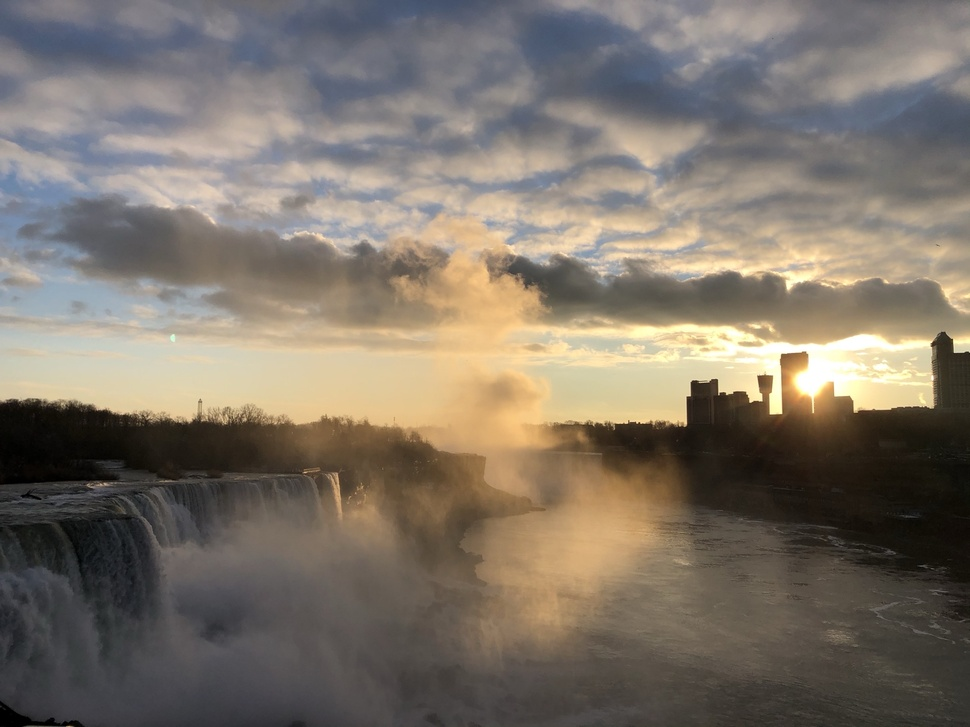
#> input picture Inputs/niagara_falls.jpg, 970 x 727 px, shrunk from 2048 x 1536 before the run
$ python main.py   (older library calls are emulated)
#> lines starting #> are read from the running program, lines starting #| are printed output that depends on the picture
import cv2
import numpy as np
import random
import time
import math

poly_list = []
color_list = []
tracking_poly = False
canvas = np.zeros((600, 600, 3)).astype(np.uint8)


# [29 lines left out: function build_poly, not called in this run]


def find_dominant_color(image):
    flat = np.reshape(image, [-1, 3])
    non_zero_indices = np.nonzero(np.any(flat != 0, axis=1))[0]
    non_zero_colors = flat[non_zero_indices]
    # print(non_zero_colors.size)
    criteria = (cv2.TERM_CRITERIA_EPS + cv2.TERM_CRITERIA_MAX_ITER, 10, 1.0)
    ret, label, center = cv2.kmeans(np.float32(non_zero_colors), 5, None, criteria, 10, cv2.KMEANS_RANDOM_CENTERS)
    center = np.uint8(center)
    _, counts = np.unique(label, return_counts=True)
    popular_color = center[np.argmax(counts)].tolist()
    return popular_color


# [48 lines left out: functions go, squares, not called in this run]


def get_triangle_lattice(row, col, hexagon_size):
    x = col * hexagon_size
    if row % 2 == 1:
        x += int(hexagon_size/2)
    height_step = hexagon_size/2 * math.sqrt(3)
    y = int(height_step * row)
    return x, y


def get_hexagon_points(hexagon_size, row, col):
    points = []
    if row % 2 == 0:
        points.append(get_triangle_lattice(row, col, hexagon_size))
        points.append(get_triangle_lattice(row+1, col-1, hexagon_size))
        points.append(get_triangle_lattice(row+2, col, hexagon_size))
        points.append(get_triangle_lattice(row+2, col+1, hexagon_size))
        points.append(get_triangle_lattice(row+1, col+1, hexagon_size))
        points.append(get_triangle_lattice(row, col+1, hexagon_size))
    else:
        points.append(get_triangle_lattice(row, col, hexagon_size))
        points.append(get_triangle_lattice(row+1, col, hexagon_size))
        points.append(get_triangle_lattice(row+2, col, hexagon_size))
        points.append(get_triangle_lattice(row+2, col+1, hexagon_size))
        points.append(get_triangle_lattice(row+1, col+2, hexagon_size))
        points.append(get_triangle_lattice(row, col+1, hexagon_size))
    return points


def hexagons(file):
#> called with file = 'Inputs/niagara_falls.jpg'
    img = cv2.imread(file)
#> img is the input picture: shape (727, 970, 3); mean B, G, R 105.3, 116.1, 125.1
    [height, width, _] = np.shape(img)
#> height = 727; width = 970

    height_scaled = 750
    width_scaled = int(height_scaled / height * width)
#> width_scaled = 1000

    cv2.namedWindow('hexagons', cv2.WINDOW_NORMAL)
    cv2.resizeWindow('hexagons', width_scaled, height_scaled)
    cv2.namedWindow('tmp', cv2.WINDOW_NORMAL)
    cv2.resizeWindow('tmp', width_scaled, height_scaled)

    cv2.imshow('hexagons', img)

    estimated_num_width_steps = 60
    hexagon_size = math.ceil(width / estimated_num_width_steps)
#> hexagon_size = 17
    num_width_steps = math.ceil(width / hexagon_size)
#> num_width_steps = 58
    height_step_length = hexagon_size / 2 * math.sqrt(3)
#> height_step_length = 14.72
    num_height_steps = math.ceil(height / height_step_length)
#> num_height_steps = 50
    acc = np.zeros(np.shape(img)).astype(np.uint8)
    for row in range(-1, num_height_steps):
        for col in range((row % 2), num_width_steps, 3):
            triangle_point = get_triangle_lattice(row, col, hexagon_size)
            print("(" + str(row) + ", " + str(col) + ") -> (" + str(triangle_point[0]) + ", " + str(triangle_point[1]) + ")")
            mask = np.zeros(np.shape(img)).astype(np.uint8)
            hexagon = get_hexagon_points(hexagon_size, row, col)
            cv2.fillPoly(mask, np.int32([hexagon]), (255, 255, 255), cv2.LINE_4)
            cv2.bitwise_and(img, mask, mask)
            dominant_color = find_dominant_color(mask)
            cv2.fillPoly(mask, np.int32([hexagon]), dominant_color, cv2.LINE_4)
            cv2.bitwise_or(acc, mask, acc)
            cv2.imshow('tmp', mask)
            cv2.waitKey(1)
#> this loop made 51 passes
#> pass 1, in hexagons, `cv2.imshow('tmp', mask)`:
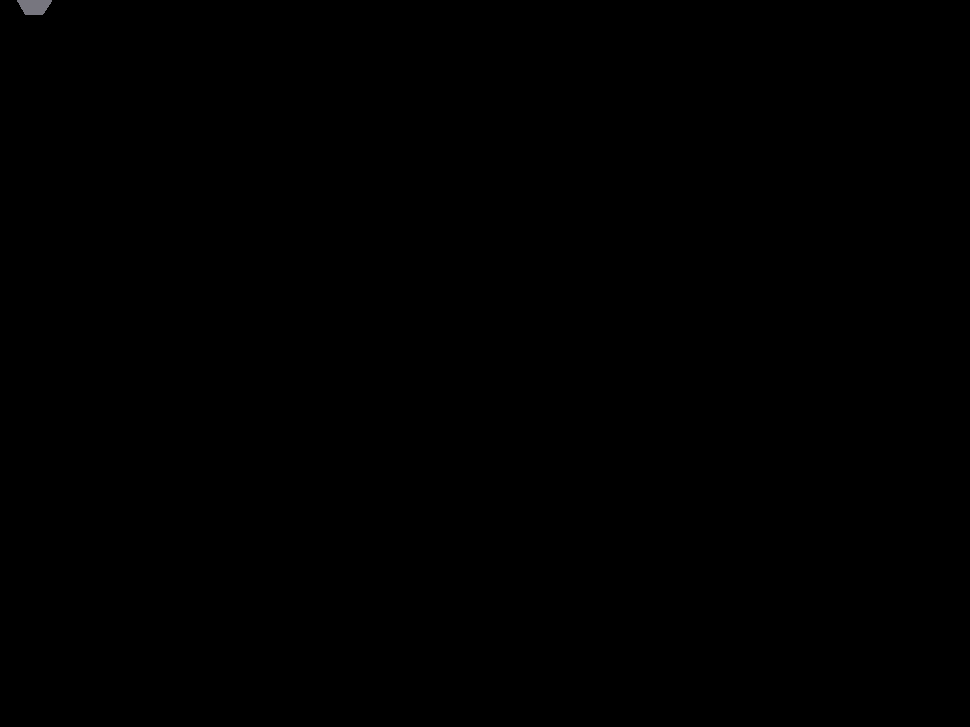
#> window 'tmp': shape (727, 970, 3); mean B, G, R 0.1, 0.1, 0.1
#> after the loop:
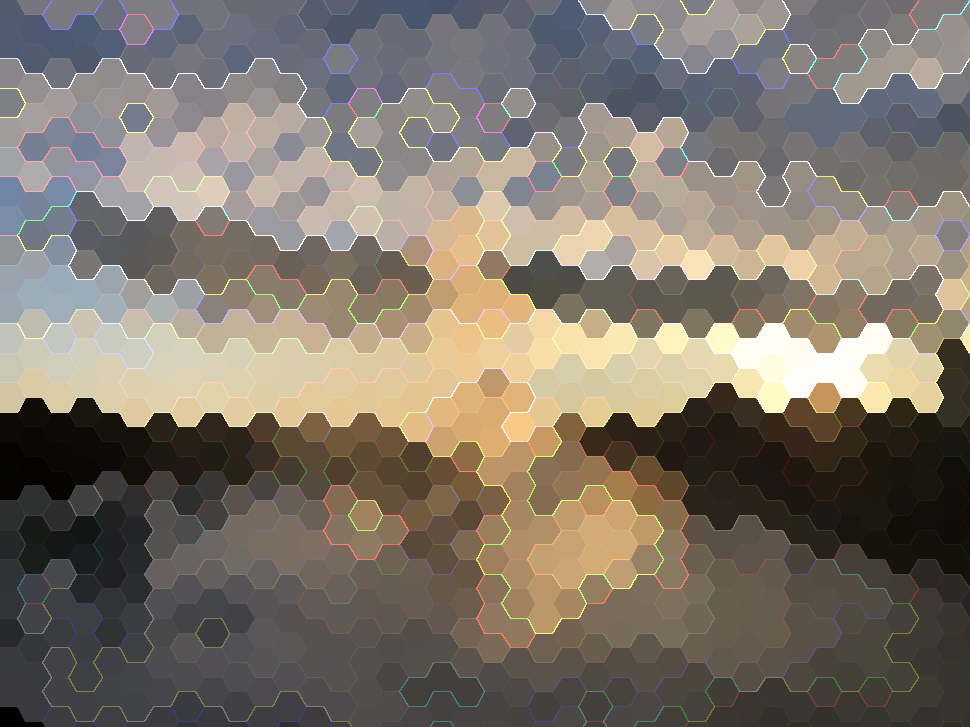
#> acc: shape (727, 970, 3); mean B, G, R 106.8, 117.4, 126
    cv2.imwrite('Outputs/niagara_falls_hex(10).jpg', acc)
    cv2.imshow('tmp', acc)
    cv2.waitKey(0)


    # [163 lines of commented-out code are left out]


def main():
    random.seed(time.time())
    hexagons('Inputs/niagara_falls.jpg')


if __name__ == '__main__':
    main()

$ run again, with Inputs/shinso-ji_temple.jpg copied over Inputs/niagara_falls.jpg
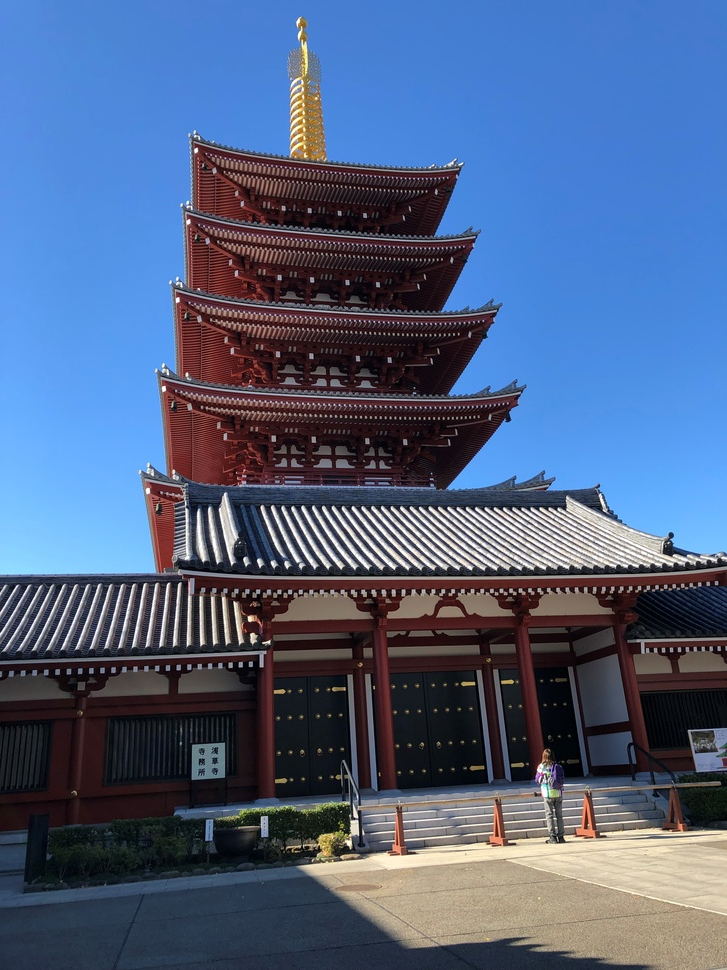
#> input picture Inputs/shinso-ji_temple.jpg, 727 x 970 px, shrunk from 3024 x 4032 before the run
#> in hexagons, img is the input picture: shape (970, 727, 3); mean B, G, R 130.9, 97.7, 79.2
#> after the loop in hexagons, `for row in range(-1, num_height_steps):`:
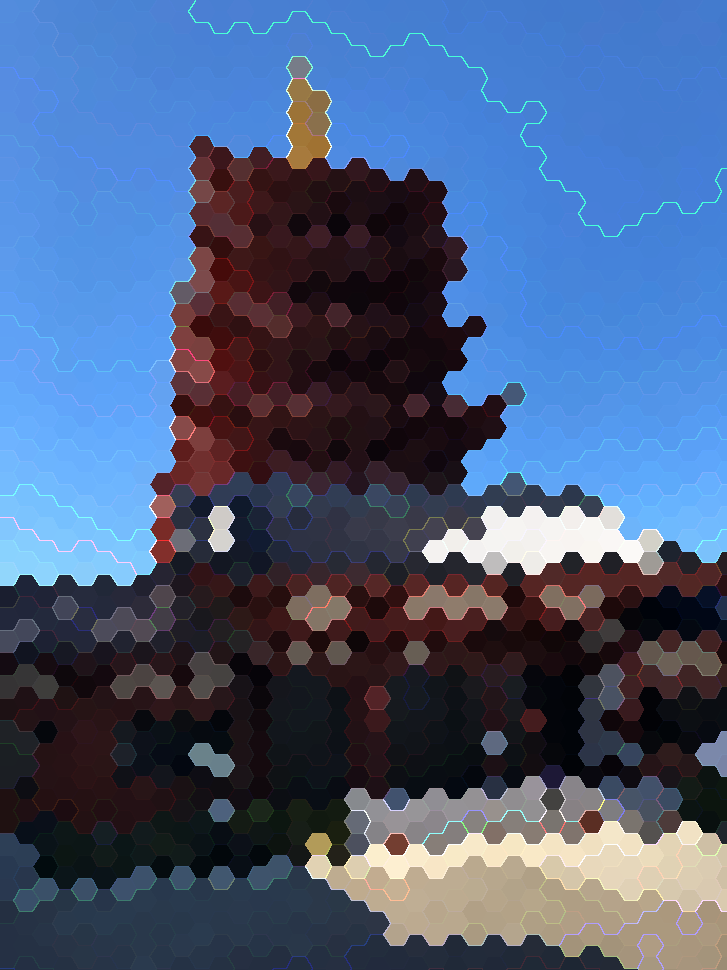
#> acc: shape (970, 727, 3); mean B, G, R 126.5, 92.4, 73.5
